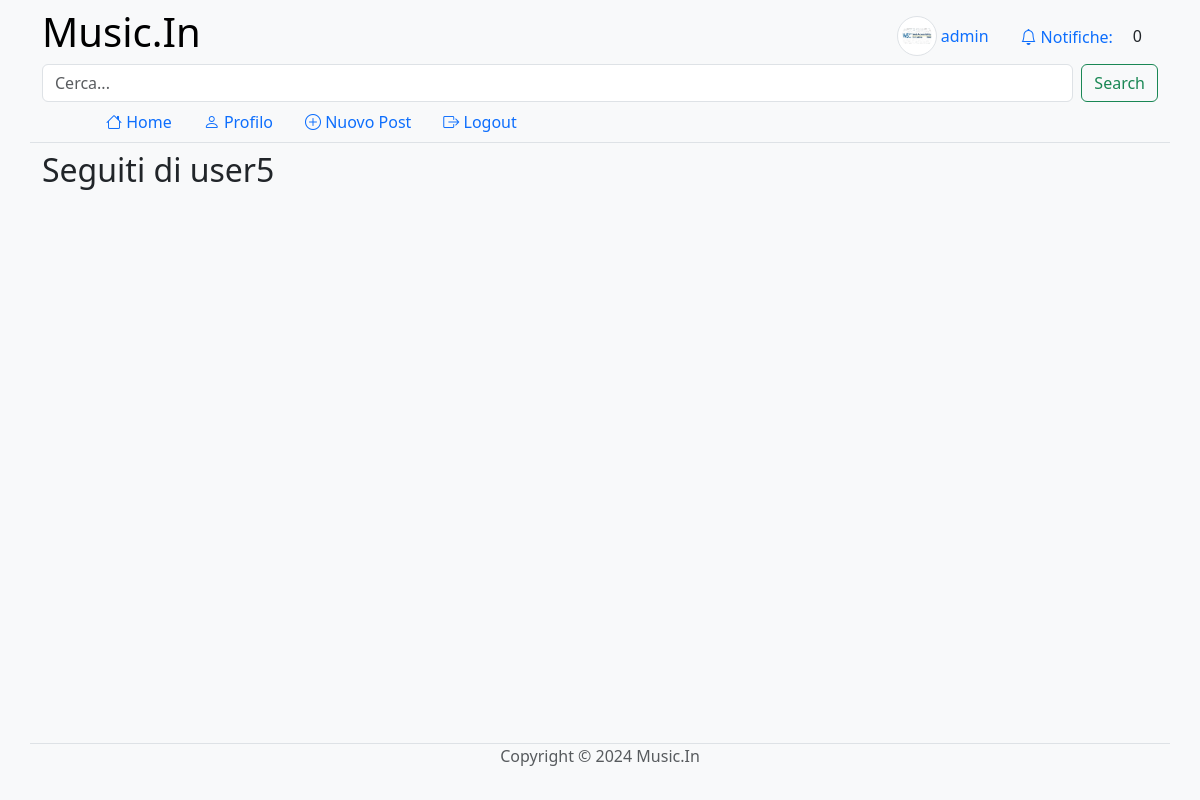
The app's page /following.php?user_id=5 (signed in), older data.
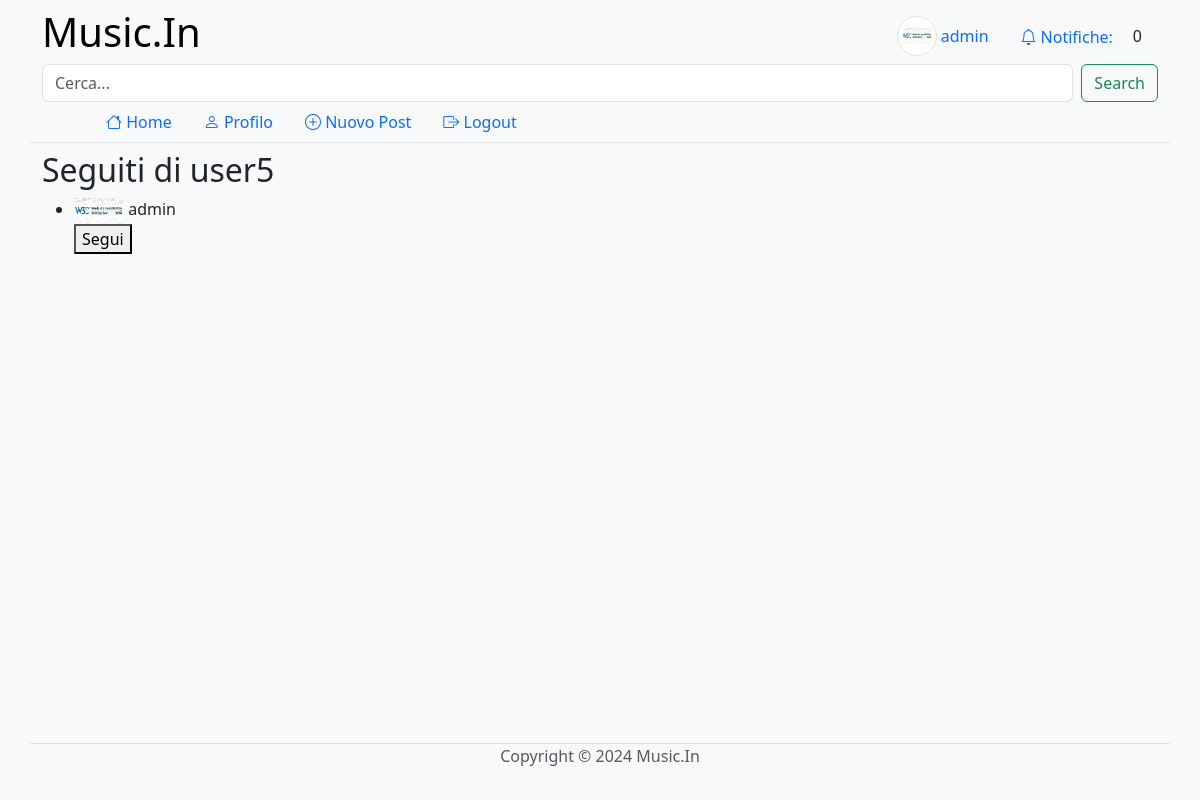
The same page, newer data.
### tables this page shows
create table follows (
     `followed_id` int not null,
     `follower_id` int not null,
     constraint `IDfollows` primary key (`follower_id`, `followed_id`));

create table users (
     `id` int not null AUTO_INCREMENT,
     `username` varchar(255) not null,
     `password` varchar(255) not null,
     `email` varchar(255) not null,
     `name` varchar(255),
     `surname` varchar(255),
     `image` varchar(255),
     `genre_id` int,
     constraint `IDUser` primary key (`id`),
     unique key `username` (`username`),
     unique key `email` (`email`));

### following.php (called while the page is built, shortened)
<?php
require_once __DIR__ . '/bootstrap.php';
$profile_user_id = $_GET['user_id'];
$following = $dbh->getFollowing($profile_user_id);
function isFollowing($dbh, $user_id, $profile_user_id) {
    $following = $dbh->getFollowing($user_id);
    return false;
}
$templateParams["title"] = "Music.In - Seguiti di " . htmlspecialchars($dbh->getUserInfo($profile_user_id)['username']);
$templateParams["name"] = "following";
require __DIR__ . '/template/base.php';
?>

### db/connessione-db.php (called while the page is built)
<?php
require_once(__DIR__ . "/dbhelper.php");
$servername = "localhost";
$username = "root";
$password = "";
$dbname = "music_in";
$port = 3306;
$dbh = new DatabaseHelper($servername, $username, $password, $dbname, $port);
?>

### db/dbhelper.php (called while the page is built, shortened)
<?php
class DatabaseHelper {
    private $conn;
    public function __construct($servername, $username, $password, $dbname, $port) {
        try {
            $this->conn = new PDO("mysql:host=$servername;dbname=$dbname;port=$port", $username, $password);
            $this->conn->setAttribute(PDO::ATTR_ERRMODE, PDO::ERRMODE_EXCEPTION);
            $this->conn->exec("SET NAMES utf8mb4");
        } catch(PDOException $e) {
            echo "Connessione al database fallita: " . $e->getMessage();
            die();
        }
    }
    public function getUserInfo($user_id) {
        $query_user = "SELECT username, email, name, surname, image as profile_image, genre_id FROM users WHERE id = :user_id";
        $stmt_user = $this->conn->prepare($query_user);
        $stmt_user->bindParam(':user_id', $user_id);
        $stmt_user->execute();
        $user = $stmt_user->fetch(PDO::FETCH_ASSOC);
        return $user;
    }
    public function getFollowing($user_id) {
        $query = "SELECT followed_id FROM follows WHERE follower_id = :follower_id";
        $stmt = $this->conn->prepare($query);
        $stmt->bindParam(":follower_id", $user_id);
        $stmt->execute();
        $followed_ids = $stmt->fetchAll(PDO::FETCH_ASSOC);
        return $followed_ids;
    }
}
?>

### template/following.php (the view, shortened to what the changed rows need)
<h2>Seguiti di <?php echo htmlspecialchars($dbh->getUserInfo($profile_user_id)['username']); ?></h2>
<ul>
    <?php foreach ($following as $followed): ?>
        <?php $followed_info = $dbh->getUserInfo($followed['followed_id']); ?>
        <li>
            <img src="<?php echo UPLOAD_DIR . htmlspecialchars($followed_info['profile_image']); ?>" alt="Immagine Profilo" style="width: 50px; height: auto;">
            <?php echo htmlspecialchars($followed_info['username']); ?>
            <form method="post">
                <?php if (isFollowing($dbh, $user_id, $followed['followed_id'])): ?>
                    <button type="submit" name="action" value="unfollow">Smetti di seguire</button>
                <?php else: ?>
                    <button type="submit" name="action" value="follow">Segui</button>
                <?php endif; ?>
            </form>
        </li>
    <?php endforeach; ?>
</ul>

### template/base.php (shortened to what the changed rows need)
<!DOCTYPE html>
<html lang="it" class="h-100">
<head>
    <link href="https://cdn.jsdelivr.net/npm/bootstrap@5.3.3/dist/css/bootstrap.min.css" rel="stylesheet">
    <link rel="stylesheet" href="https://cdn.jsdelivr.net/npm/bootstrap-icons@1.11.3/font/bootstrap-icons.min.css">
    <link rel='stylesheet' type='text/css' href='css/common.css'>
</head>
<body class="bg-light d-flex flex-column h-100">
    <nav class="navbar navbar-expand-md navbar-light bg-light sticky-top">
        <div class="container justify-content-center border-bottom">
            <div class="col-12">
                <div class="d-flex">
                    <h1><a class="navbar-brand h1 fs-1" href="/">Music.In</a></h1>
                </div>
                <div class="px-5 navbar-collapse" id="navbarCollapse">
                    <ul class="nav nav-pills col-12 col-lg-auto my-2 justify-content-center my-md-0 text-small">
                        <?php
                        $navlinks = [
                            ["index.php", "bi-house", "Home"],
                            ["profile.php", "bi-person", "Profilo"],
                            ["new-post.php", "bi-plus-circle", "Nuovo Post"],
                            ["logout.php", "bi-box-arrow-right", "Logout"],
                        ];
                        ?>
                        <?php foreach ($navlinks as $navlink) : ?>
                            <li class="nav-item">
                                <a class="nav-link <?php markIfActive($navlink[0]); ?>" href="<?php echo $navlink[0]; ?>">
                                    <span class="bi <?php echo $navlink[1]; ?>"></span>
                                    <span class="d-none d-md-inline"><?php echo $navlink[2]; ?></span>
                                </a>
                            </li>
                        <?php endforeach; ?>
                    </ul>
                </div>
            </div>
        </div>
    </nav>
    <main class="flex-shrink-0">
        <div class="container">
            <?php if(isset($templateParams["name"])) { require(__DIR__ . "/" . $templateParams["name"] . ".php"); } ?>
        </div>
    </main>
</body>
</html>

Row changes from the older to the newer data that the page shows:
added follows: followed.image (picture), followed.username "admin"
